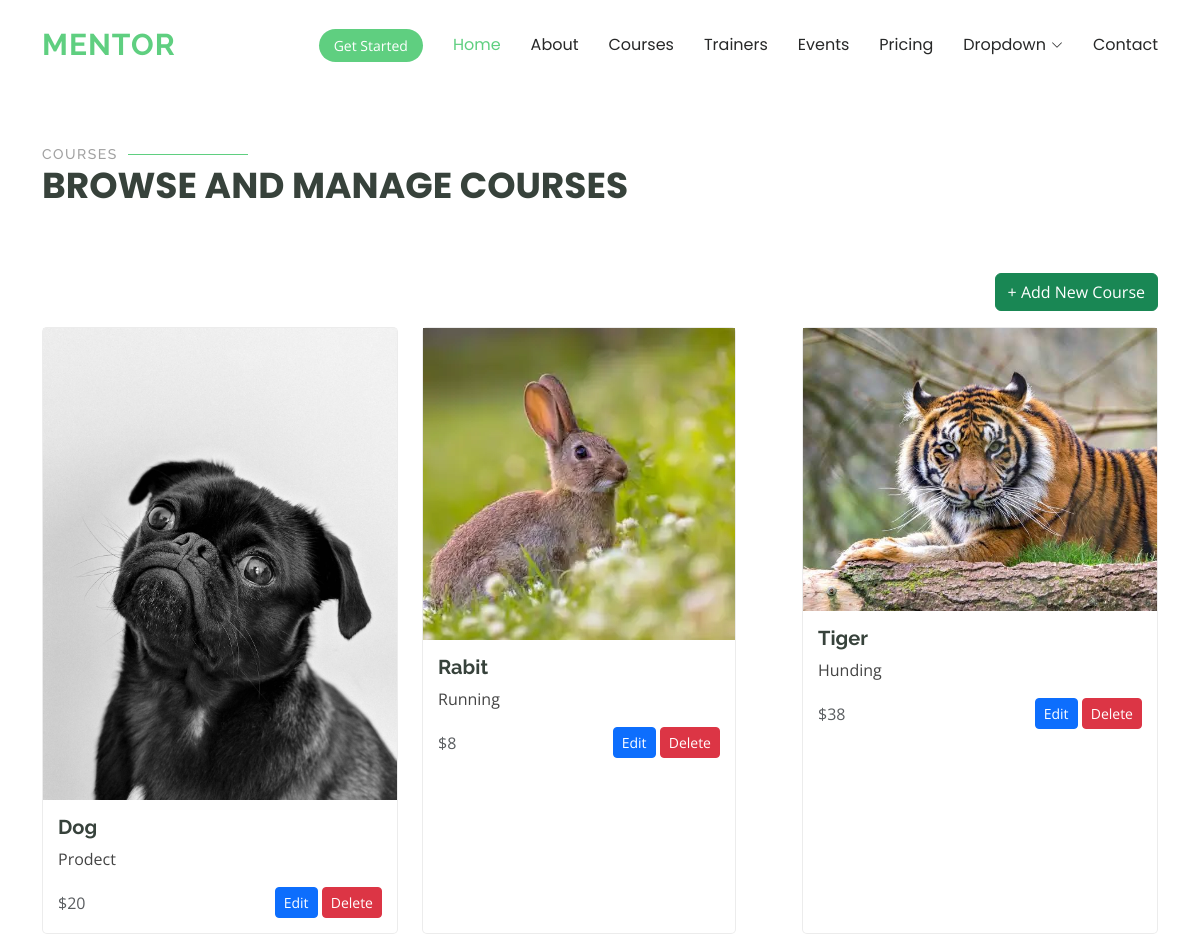
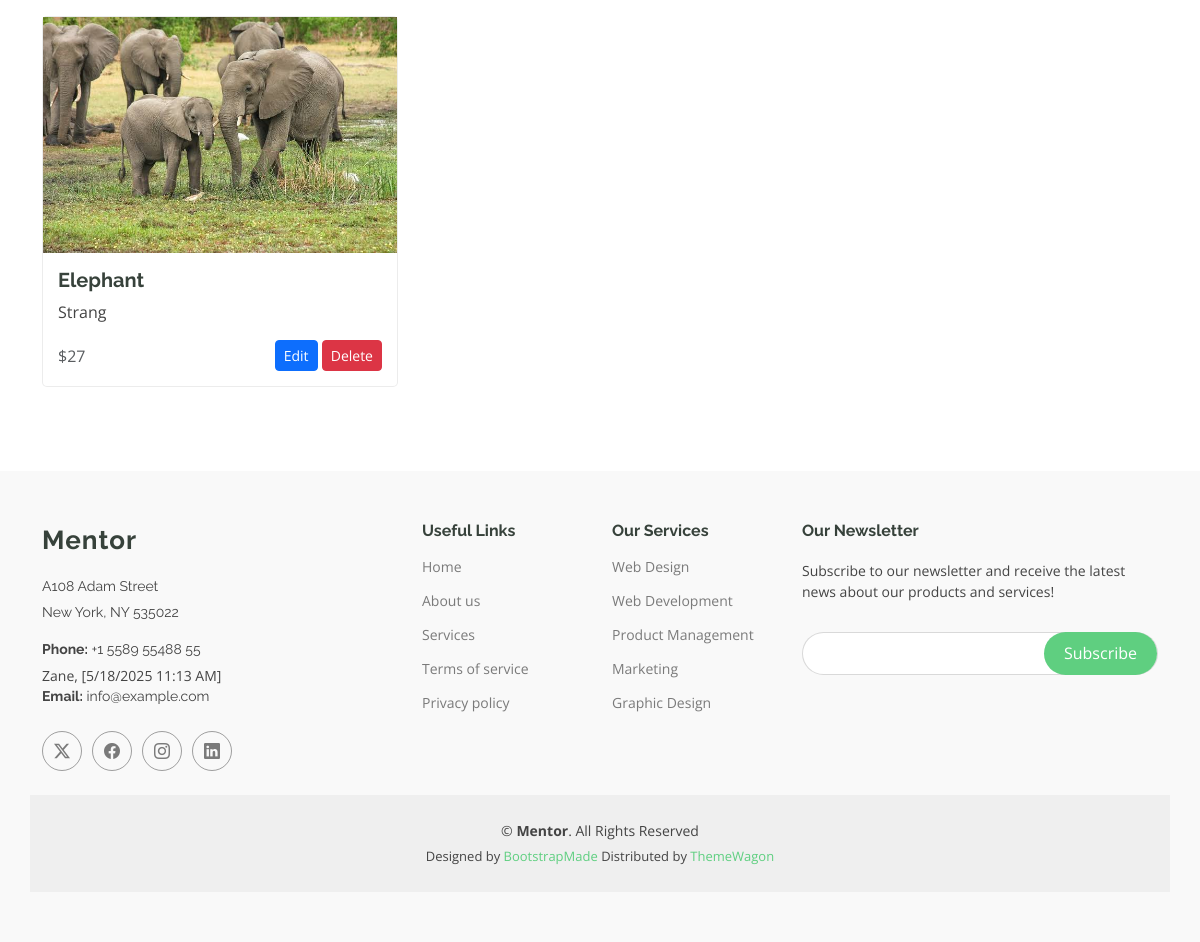
Screenshot of /course/ with the database file from the repository (2 pictures, top to bottom).
### myapp/models.py (models this page shows)
class Course(models.Model):
    photo =models.ImageField(upload_to='course')
    name =models.CharField(max_length=255)
    fee =models.PositiveBigIntegerField(default=0)
    description = models.TextField(max_length=255)

### myapp/views.py (the view)
# urls.py: path('course/', course_list, name='courses'),  # List + Create in one page
def course_list(request):
    courses = Course.objects.all()
    form = CourseForm(request.POST or None, request.FILES or None)
    if request.method == 'POST':
        if form.is_valid():
            form.save()
            return redirect('courses')
    return render(request, 'courses.html', {'courses': courses, 'form': form})

### myapp/form.py
class CourseForm(forms.ModelForm):
    class Meta:
        model = Course
        fields =['photo', 'name', 'fee', 'description']

### templates/courses.html
{% extends 'base.html' %}
{% load static %}
{% block content %}
<section id="courses" class="courses">
  <div class="container" data-aos="fade-up">
    <div class="section-title">
      <h2>Courses</h2>
      <p>Browse and Manage Courses</p>
    </div>
    <div class="text-end mb-3">
      <a href="{% url 'course_create' %}" class="btn btn-success">+ Add New Course</a>
    </div>
    <div class="row">
      {% for course in courses %}
      <div class="col-lg-4 col-md-6 d-flex align-items-stretch mb-4">
        <div class="course-item">
          <img src="{{ course.photo.url }}" class="img-fluid" alt="{{ course.name }}">
          <div class="course-content">
            <h3>
              <a href="{% url 'courseDetail' course.id %}">
                {{ course.name }}
              </a>
            </h3>
            <p>{{ course.description|truncatewords:15 }}</p>
            <div class="d-flex justify-content-between align-items-center mt-2">
              <span class="text-muted">${{ course.fee }}</span>
              <div>
                <a href="{% url 'course_update' course.id %}" class="btn btn-sm btn-primary">Edit</a>
                <a href="{% url 'course_delete' course.id %}" class="btn btn-sm btn-danger">Delete</a>
              </div>
            </div>
          </div>
        </div>
      </div>
      {% empty %}
      <p>No courses available.</p>
      {% endfor %}
    </div>
  </div>
</section>
{% endblock %}

### templates/base.html (shortened to what this page needs)
{% load static %}
<!DOCTYPE html>
<html lang="en">
<head>
  <link href="{% static 'assets/vendor/bootstrap/css/bootstrap.min.css' %}" rel="stylesheet">
  <link href="{% static 'assets/vendor/bootstrap-icons/bootstrap-icons.css' %}" rel="stylesheet">
  <link href="{% static 'assets/vendor/aos/aos.css' %}" rel="stylesheet">
  <link href="{% static 'assets/vendor/glightbox/css/glightbox.min.css' %}" rel="stylesheet">
  <link href="{% static 'assets/vendor/swiper/swiper-bundle.min.css' %}" rel="stylesheet">
  <link href="{% static 'assets/css/main.css' %}" rel="stylesheet">
</head>
<body class="index-page">
  <header id="header" class="header d-flex align-items-center sticky-top">
    <div class="container-fluid container-xl position-relative d-flex align-items-center">
      <a href="{% url 'homepage' %}" class="logo d-flex align-items-center me-auto">
        <h1 class="sitename">Mentor</h1>
      </a>
      <nav id="navmenu" class="navmenu">
        <ul>
          <li><a href="{% url 'homepage' %}" class="active">Home</a></li>
          <li><a href="{% url 'about' %}">About</a></li>
          <li><a href="{% url 'courses' %}">Courses</a></li>
          <li><a href="{% url 'trainer' %}">Trainers</a></li>
          <li><a href="{% url 'event' %}">Events</a></li>
          <li><a href="pricing.html">Pricing</a></li>
          <li class="dropdown"><a href="#"><span>Dropdown</span> <i class="bi bi-chevron-down toggle-dropdown"></i></a>
          </li>
          <li><a href="{% url 'contact' %}">Contact</a></li>
        </ul>
      </nav>
      <a class="btn-getstarted" href="{% url 'courses' %}">Get Started</a>
    </div>
  </header>
  {% block content %}{% endblock content %}
  <footer id="footer" class="footer position-relative light-background">
    <div class="container footer-top">
      <div class="row gy-4">
        <div class="col-lg-4 col-md-6 footer-about">
          <a href="{% url 'homepage' %}" class="logo d-flex align-items-center">
            <span class="sitename">Mentor</span>
          </a>
          <div class="footer-contact pt-3">
            <p>A108 Adam Street</p>
            <p>New York, NY 535022</p>
            <p class="mt-3"><strong>Phone:</strong> <span>+1 5589 55488 55</span></p>
            Zane, [5/18/2025 11:13 AM]
            <p><strong>Email:</strong> <span>info@example.com</span></p>
          </div>
          <div class="social-links d-flex mt-4">
            <a href="#"><i class="bi bi-twitter-x"></i></a>
            <a href="#"><i class="bi bi-facebook"></i></a>
            <a href="#"><i class="bi bi-instagram"></i></a>
            <a href="#"><i class="bi bi-linkedin"></i></a>
          </div>
        </div>
        <div class="col-lg-2 col-md-3 footer-links">
          <h4>Useful Links</h4>
          <ul>
            <li><a href="#">Home</a></li>
            <li><a href="#">About us</a></li>
            <li><a href="#">Services</a></li>
            <li><a href="#">Terms of service</a></li>
            <li><a href="#">Privacy policy</a></li>
          </ul>
        </div>
        <div class="col-lg-2 col-md-3 footer-links">
          <h4>Our Services</h4>
          <ul>
            <li><a href="#">Web Design</a></li>
            <li><a href="#">Web Development</a></li>
            <li><a href="#">Product Management</a></li>
            <li><a href="#">Marketing</a></li>
            <li><a href="#">Graphic Design</a></li>
          </ul>
        </div>
        <div class="col-lg-4 col-md-12 footer-newsletter">
          <h4>Our Newsletter</h4>
          <p>Subscribe to our newsletter and receive the latest news about our products and services!</p>
          <form action="#" method="post" class="php-email-form">
            <div class="newsletter-form"><input type="email" name="email"><input type="submit" value="Subscribe"></div>
          </form>
        </div>
      </div>
    </div>
    <div class="container copyright text-center mt-4">
      <p>&copy; <strong>Mentor</strong>. All Rights Reserved</p>
      <div class="credits">
        Designed by <a href="https://bootstrapmade.com/">BootstrapMade</a> Distributed by <a
          href="https://themewagon.com">ThemeWagon</a>
      </div>
    </div>
  </footer>
</body>
</html>

### rows the page displays
Course: photo (picture), name "Dog", description "Prodect", fee "20"
Course: photo (picture), name "Rabit", description "Running", fee "8"
Course: photo (picture), name "Tiger", description "Hunding", fee "38"
Course: photo (picture), name "Elephant", description "Strang", fee "27"
